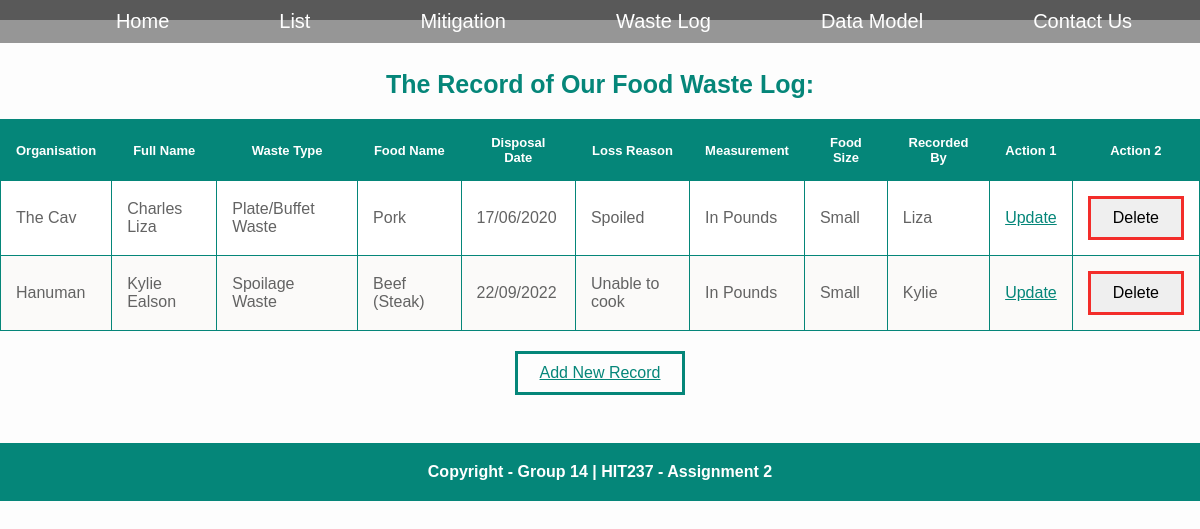
Page /wastelog/list/ on the earlier database version.
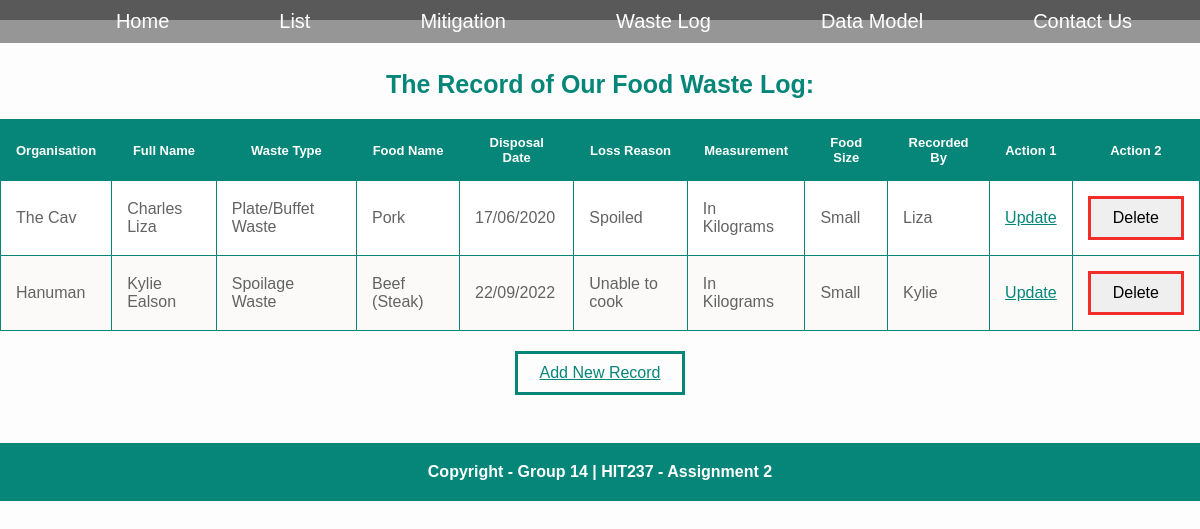
Same page on the later database version.
### group14_app/models.py (models this page shows)
class WasteLog(models.Model):
    organisation = models.CharField(max_length=30)
    fullname = models.CharField(max_length=500)
    wastetype = models.ForeignKey(WasteType, on_delete=models.CASCADE)
    foodname = models.CharField(max_length=30)
    date = models.CharField(max_length=30)
    reason = models.CharField(max_length=100)
    measurement = models.ForeignKey(Measurement, on_delete=models.CASCADE)
    foodsize = models.CharField(max_length=10)
    recorded = models.CharField(max_length=100)

class Measurement(models.Model):
    title = models.CharField(max_length=50)
    def __str__(self):
        return self.title

class WasteType(models.Model):
    title = models.CharField(max_length=50)
    def __str__(self):
        return self.title

### group14_app/views.py (the view)
# urls.py: path('wastelog/list/', views.log_list, name='loglist'),
def log_list(request):
    context = {"log_list":WasteLog.objects.all()}
    return render(request, 'group14_app/log_list.html', context)

### group14_app/templates/group14_app/log_list.html (shortened to what this page needs)
{% extends "group14_app/app_base.html" %}
{% block content %}
<main>
    <div class="container1">
        <h3>The Record of Our Food Waste Log:</h3>
        <table>
            <thead>
                <tr>
                    <th>Organisation</th>
                    <th>Full Name</th>
                    <th>Waste Type</th>
                    <th>Food Name</th>
                    <th>Disposal Date</th>
                    <th>Loss Reason</th>
                    <th>Measurement</th>
                    <th>Food Size</th>
                    <th>Recorded By</th>
                    <th>Action 1</th>
                    <th>Action 2</th>
                </tr>
            </thead>
            <tbody>
                {% for log in log_list %}
                <tr>
                    <td>{{log.organisation}}</td>
                    <td>{{log.fullname}}</td>
                    <td>{{log.wastetype}}</td>
                    <td>{{log.foodname}}</td>
                    <td>{{log.date}}</td>
                    <td>{{log.reason}}</td>
                    <td>{{log.measurement}}</td>
                    <td>{{log.foodsize}}</td>
                    <td>{{log.recorded}}</td>
                    <td> <a href="{% url 'logupdate' log.id %}">Update</a></td>
                    <td>
                        <form action="{% url 'logdelete' log.id %}" method="post">
                            <button type="submit" class="button3">Delete</button>
                        </form>
                    </td>
                </tr>
                {% endfor %}
            </tbody>
        </table>
    </div>
    <button type="submit" class="button1"> <a href="{% url 'logform' %}">Add New Record</a></button>
</main>
{% endblock content %}

Differences in the rows shown:
changed through a linked row, WasteLog "The Cav": measurement "In Pounds" → "In Kilograms"
changed through a linked row, WasteLog "Hanuman": measurement "In Pounds" → "In Kilograms"
